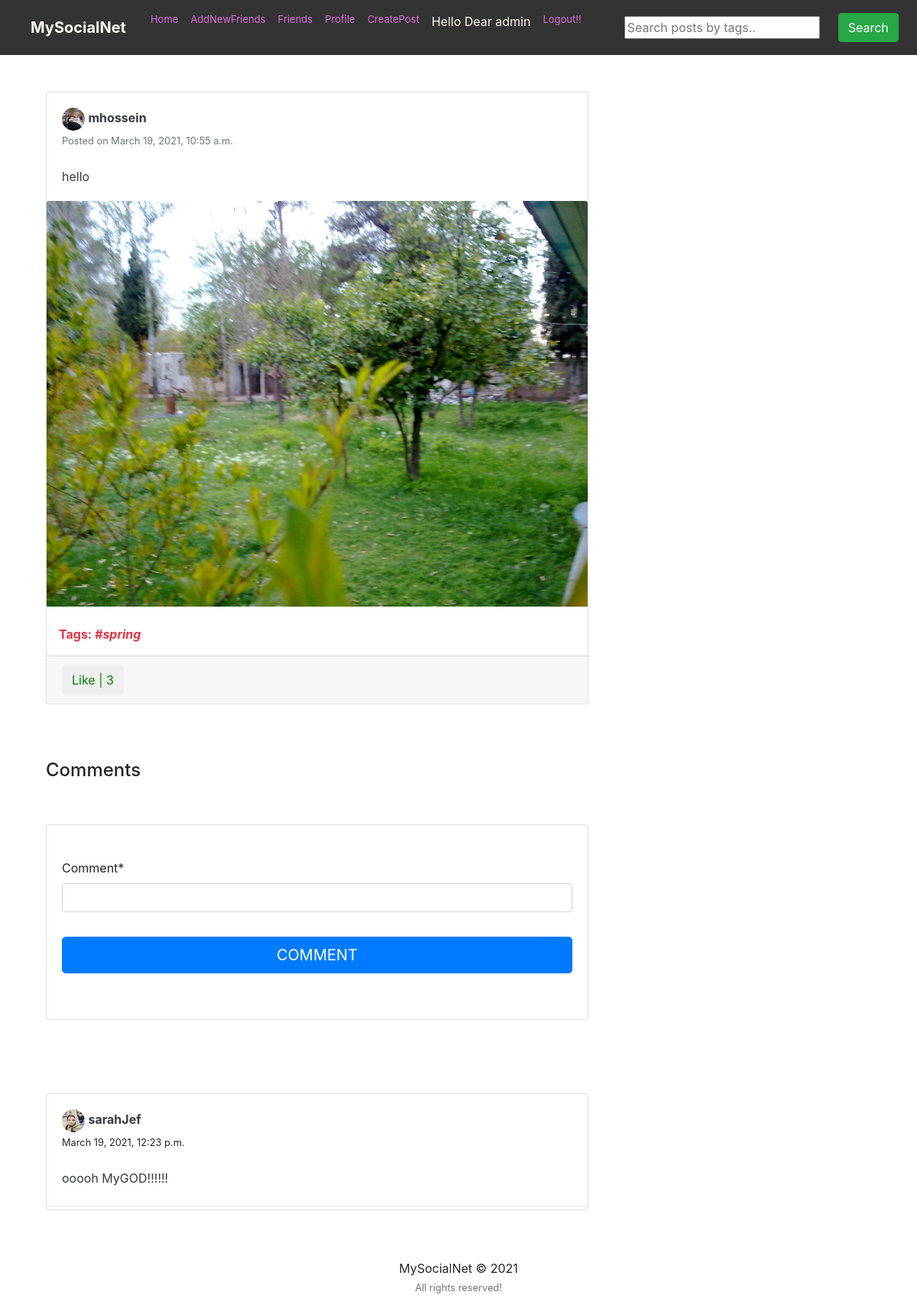
The app's page /postt/post/1/ (signed in) with its own data.
### feed/models.py (models this page shows, shortened)
class Post(models.Model):
    description = models.CharField(max_length=255, blank=True)
    pic = models.ImageField(upload_to='path/to/img')
    date_posted = models.DateTimeField(default=timezone.now)
    user_name = models.ForeignKey(User, on_delete=models.CASCADE)
    tags = models.CharField(max_length=100, blank=True)

class Comments(models.Model):
    post = models.ForeignKey(Post, related_name='details', on_delete=models.CASCADE)
    username = models.ForeignKey(User, related_name='details', on_delete=models.CASCADE)
    comment = models.CharField(max_length=255)
    comment_date = models.DateTimeField(default=timezone.now)

### users/models.py (models this page shows, shortened)
class Profile(models.Model):
    user = models.OneToOneField(User, on_delete=models.CASCADE)
    image = models.ImageField(default='default.png', upload_to='profile_pics')
    slug = AutoSlugField(populate_from='user')
    bio = models.CharField(max_length=255, blank=True)
    friends = models.ManyToManyField("Profile", blank=True)
    def get_absolute_url(self):
        return "/users/{}".format(self.slug)

### feed/views.py (the view)
# urls.py: path('post/<int:pk>/', views.post_detail, name='post-detail'),
@login_required
def post_detail(request, pk):
    post = get_object_or_404(Post, pk=pk)
    user = request.user
    is_liked = Like.objects.filter(user=user, post=post)
    if request.method == 'POST':
        form = NewCommentForm(request.POST)
        if form.is_valid():
            data = form.save(commit=False)
            data.post = post
            data.username = user
            data.save()
            return redirect('post-detail', pk=pk)
    else:
        form = NewCommentForm()
    return render(request, 'feed/post_detail.html', {'post': post, 'is_liked': is_liked, 'form': form})

### feed/forms.py
class NewCommentForm(forms.ModelForm):
    class Meta:
        model = Comments
        fields = ['comment']

### feed/templates/feed/post_detail.html (shortened to what this page needs)
{% extends "feed/layout.html" %}
{% load static %}
{% load crispy_forms_tags %}
{% block searchform %}
<form class="form-inline my-2 my-lg-0 ml-5" action="{% url 'search_posts' %}" method="get">
  <input name="p" type="text" placeholder="Search posts by tags..">
  <button class="btn btn-success my-2 my-sm-0 ml-4" type="submit">Search</button>
</form>
{% endblock searchform %}
{% block content %}
    <div class="container">
        <div class="row">
          <div class="col-md-8">
            <div class="card card-signin my-5">
              <div class="card-body">
                <a href="{{ post.user_name.profile.get_absolute_url }}"><img src="{{ post.user_name.profile.image.url }}" class="rounded-circle" width="30" height="30" alt=""></a>
                <a class="text-dark" href="{{ post.user_name.profile.get_absolute_url }}"><b>{{ post.user_name }}</b></a>
                <br><small class="text-muted">Posted on {{ post.date_posted }}</small>
                <br><br>
                <p class="card-text text-dark">{{ post.description }}</p>
              </div>
              <a href="{{ post.pic.url }}"><img class="card-img-top" src="{{ post.pic.url }}" alt=""></a>
              {% if post.tags %}
              <br><p class="text-danger ml-3"><b>Tags: <i>{{ post.tags }}</i></b></p>
              {% endif %}
              <div class="card-footer">
                <button class="btn btn-white mr-3 like" id="{{ post.id }}">
                    {% if is_liked %}
                        <a href="{% url 'post-like' %}" style="color:red;" id="likebtn{{ post.id }}"> Unlike | {{post.likes.count}}</a>
                    {% else %}
                        <a href="{% url 'post-like' %}" style="color:green;" id="likebtn{{ post.id }}"> Like | {{post.likes.count}}</a>
                    {% endif %}
                </button>
              </div>
            </div>
           </div>
        </div>
        <br>
        <h4>Comments</h4>
        <div class="row">
            <div class="col-md-8">
                <div class="card card-signin my-5">
                    <div class="card-body">
                        <form class="form-signin" method = "POST">
                            <fieldset class="form-group"><br>
                                {{ form|crispy }}
                            </fieldset>
                            <div class="form-group">
                                <button class="btn btn-lg btn-primary btn-block text-uppercase" type="submit">Comment</button><br>
                            </div>
                    </div>
                </div>
            </div>
        </div>
        <div class="row">
            <div class="col-md-8">
                {% if post.details.all %}
                <div class="card card-signin my-5">
                {% for detail in post.details.all %}
                    <div class="card-body">
                        <a href="{{ detail.username.profile.get_absolute_url }}">
                            <img src="{{ detail.username.profile.image.url }}" class="rounded-circle" width="30" height="30" alt="">
                        </a>
                        <a class="text-dark" href="{{ detail.username.profile.get_absolute_url }}"><b>{{ detail.username }}</b></a>
                        <br><small>{{ detail.comment_date }}</small><br><br>
                        <p class="card-text text-dark">{{ detail.comment }}</p>
                    </div>
                    <hr class="my-1">
                {% endfor %}
                </div>
                {% else %}
                    <p>No comments to show!</p>
                {% endif %}
            </div>
        </div>
    </div>
{% endblock content %}

### feed/templates/feed/layout.html (shortened to what this page needs)
{% load static %}
<!DOCTYPE html>
<html>
<head>
    <link rel="stylesheet" href="https://maxcdn.bootstrapcdn.com/bootstrap/4.0.0/css/bootstrap.min.css">
    <link rel="stylesheet" type="text/css" href="https://storage.googleapis.com/bytewalk/profilepage.css">
    <link rel="stylesheet" type="text/css" href="https://storage.googleapis.com/bytewalk/styles.css">
</head>
<body>
    <nav  style=" background-color:#333333" class="navbar navbar-expand-lg navbar-dark  sticky-top">
      <a class="navbar-brand ml-4 mr-4"style="color: #fff9ef" href="{% url 'home' %}"><b>MySocialNet</b></a>
      <div >
        <div class="navbar-nav">
          <a class="nav-item nav-link" href="{% url 'home' %}"  style="color: orchid;font-size: small">Home</a>
          <a class="nav-item nav-link" href="{% url 'users_list' %}"  style="color: orchid;font-size: small">AddNewFriends</a>
          {% if user.is_authenticated %}
            <a class="nav-item nav-link" href="{% url 'friend_list' %}"  style="color: orchid;font-size: small">Friends</a>
            <a class="nav-item nav-link" href="{% url 'my_profile' %}"  style="color: orchid;font-size: small">Profile</a>
            <a class="nav-item nav-link" href="{% url 'post-create' %}"  style="color: orchid;font-size: small">CreatePost</a>
               <p class="nav-item nav-link" href="{% url 'my_profile' %}"  style="color: #fff9ef">Hello Dear  {{ user.username }}</p>
                <a class="nav-item nav-link  "  href="{% url 'logout' %}"   style="color: orchid;font-size: small">Logout!!</a>
          {% else %}
            <a class="nav-item nav-link " href="{% url 'login' %}"  style="color: snow;font-size: small">Login</a>
            <a class="nav-item nav-link " href="{% url 'register' %} "  style="color: snow;font-size: small">Register</a>
          {% endif %}
            {% block searchform %}{% endblock searchform %}
        </div>
      </div>
    </nav>
    <div class="container">
    {% block content %}{% endblock content %}
    </div>
    <footer class="page-footer font-small black">
      <div class="footer-copyright text-center py-3">MySocialNet © 2021
      <br><small class="text-muted">All rights reserved!</small>
    </div>
    </footer>
</body>
</html>

### records on screen
Post: user_name.profile.image (picture), user_name "mhossein", date_posted "March 19, 2021, 10:55 a.m.", description "hello", pic (picture), tags "#spring", likes.count "3"
Comments: username.profile.image (picture), username "sarahJef", comment_date "March 19, 2021, 12:23 p.m.", comment "ooooh MyGOD!!!!!!"

### other values on screen
{{ user.username }} "admin"
